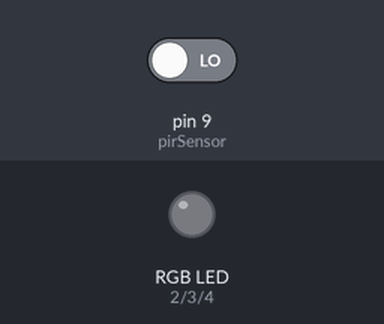
Bench run of a sketch on a simulated Arduino Uno, built with avr-gcc and run on an emulated ATmega328P. Parts: an RGB LED mixed from three pins (HIGH = lit). The inputs (shaded band) are chosen by the test bench; at power-on: pin 9 (pirSensor) LOW. Random numbers use the default seed unless the sketch sets one.

Above: at 1.2 s.
1.3 s: pin 9 (pirSensor) driven HIGH
At 1.7 s:
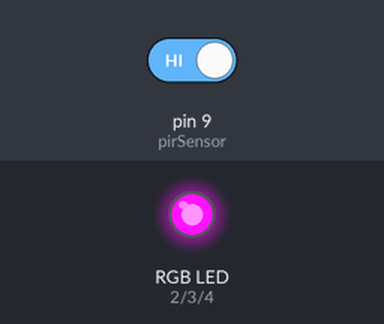
At 2.2 s:
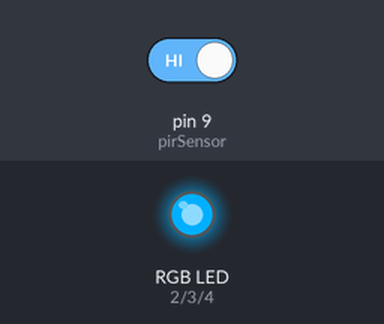
Timing chart, 0 to 34.3 s (numbered marks = the images above; inputs shaded):
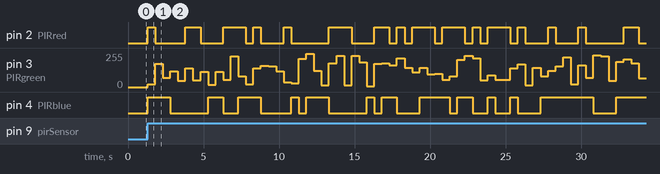

Measured:
- after the input at 1.3 s, pin 2 (PIRred): LOW → HIGH at once, → LOW 0.50 s later, → HIGH 2.0 s later, → LOW 1.0 s later, … (32 changes in this stretch); pin 3 (PIRgreen): 0/255 → 19/255 at once, → 175/255 0.50 s later, → 68/255 0.50 s later, → 120/255 0.50 s later, … (66 changes in this stretch)

The sketch:

PIR_sensor__with_RGB_light.ino
```cpp
//Aquaponics System - IOT Project
//Charles Hopman

//PIR sensor with RGB light

//--------------------------------------PIR Sensor Light------------------------------------------

int pirSensor = 9;
int PIRred = 2;
int PIRgreen = 3;
int PIRblue = 4;

void PIRSensorLightSetup() {
  pinMode(pirSensor, INPUT);
  pinMode(PIRred, OUTPUT);
  pinMode(PIRgreen, OUTPUT);
  pinMode(PIRblue, OUTPUT);
}

void PIRSensorLightLoop() {
  int sensorValue = digitalRead(pirSensor);
  if (sensorValue == 1) {
    analogWrite(PIRred, random(0, 255));
    analogWrite(PIRgreen, random(0, 255));
    analogWrite(PIRblue, random(0, 255));
    delay(500);
  }
  else{
    analogWrite(PIRred, 0);
    analogWrite(PIRgreen, 0);
    analogWrite(PIRblue, 0);
  }
}
void setup() {
  // put your setup code here, to run once:
  PIRSensorLightSetup();
}

void loop() {
  // put your main code here, to run repeatedly:
  PIRSensorLightLoop();
}
```
